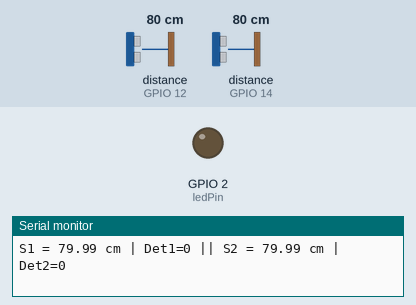
Recording of a sketch running on a simulated ESP32. Parts: output pins drawn as LEDs (lit = HIGH), the last lines printed to the serial monitor. Wiring (inferred from the names in the program): 2 × ultrasonic range finder: trigger GPIO 13, echo GPIO 12 / trigger GPIO 15, echo GPIO 14. The test bench sets the inputs (shaded band); at power-on: distance to the obstacle (sensors on GPIO 12, GPIO 14) 80 cm. The echo pulse lasts 58.3 µs per cm; WiFi joins after 1.5 s; servers stay silent unless stated; pins used as bus, display or sensor lines are not drawn.

Above: at 2.3 s.
2.4 s: distance to the obstacle (sensor on GPIO 12) set to 2 cm
At 2.57 s:
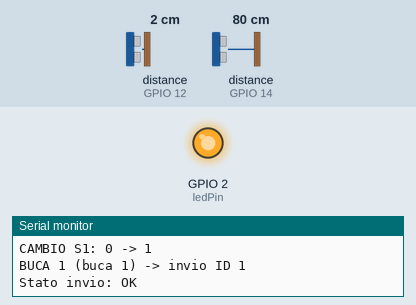
Timing chart, 0 to 5.4 s (numbered marks = the images above; inputs shaded):
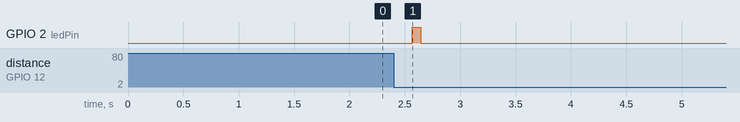

Measured:
- after the input at 2.4 s, GPIO 2 (ledPin): LOW → HIGH after 0.16 s, → LOW 0.08 s later

The sketch:

codiceSender.ino
```cpp
// ============================================================
//  SENDER – Doppio HC-SR04 + ESP-NOW
//  Rileva le bilie in due buche e invia:
//      goal = true, id univoco, sensorId (1 o 2)
// ============================================================

#include <WiFi.h>     // Libreria Wi-Fi dell'ESP32 (necessaria per ESP-NOW)
#include <esp_now.h>  // Libreria per protocollo ESP-NOW

// ===== PIN HC-SR04 =====
// Coppia TRIG/ECHO per ciascun sensore a ultrasuoni
const int trig1 = 13;
const int echo1 = 12;

const int trig2 = 15;
const int echo2 = 14;

// LED di stato sul Sender (lampeggia a ogni invio riuscito)
const int ledPin = 2;

// ===== MAC RECEIVER =====
// Indirizzo MAC hardware dell'ESP32 Receiver
uint8_t receiverMac[] = {0x94, 0x3C, 0xC6, 0x97, 0x4C, 0x78};

// ===== SOGLIE =====
// Soglia di distanza (in cm) per considerare una bilia presente davanti al sensore
const float triggerDistanceCm1 = 5.0;
const float triggerDistanceCm2 = 5.0;
// Tempo minimo (ms) tra due invii consecutivi per evitare conteggi multipli
const unsigned long sensorLock = 300;

// ===== STRUTTURA DATI =====
// Pacchetto che viene inviato al Receiver tramite ESP-NOW
// sensorId: 1 = buca 1, 2 = buca 2
typedef struct struct_message {
  bool    goal;      // true se è stato rilevato un "goal"
  unsigned long id;  // identificativo univoco incrementale
  uint8_t sensorId;  // identifica quale sensore/buca ha generato l'evento
} struct_message;

// Istanza del pacchetto da inviare
struct_message dataToSend;
// Struttura di configurazione del peer ESP-NOW
esp_now_peer_info_t peerInfo;

// Stato precedente dei due sensori (per rilevare il fronte di salita)
bool lastDetected1 = false;
bool lastDetected2 = false;
// Timestamp dell’ultimo invio, usato per applicare il sensorLock
unsigned long lastSendTime = 0;

// -------------------------------------------------------
// Misura la distanza in cm con un sensore HC-SR04
// Restituisce -1.0 in caso di timeout / assenza di eco
float readDistanceCm(int trigPin, int echoPin) {
  digitalWrite(trigPin, LOW);
  delayMicroseconds(2);
  digitalWrite(trigPin, HIGH);
  delayMicroseconds(10);
  digitalWrite(trigPin, LOW);

  unsigned long durata = pulseIn(echoPin, HIGH, 30000); // timeout 30 ms
  if (durata == 0) return -1.0;
  // conversione da tempo di volo a distanza (cm)
  return (durata * 0.0343) / 2.0;
}

// -------------------------------------------------------
// Callback di debug eseguita dopo ogni tentativo di invio ESP-NOW
void onDataSent(const wifi_tx_info_t *info, esp_now_send_status_t status) {
  Serial.print("Stato invio: ");
  Serial.println(status == ESP_NOW_SEND_SUCCESS ? "OK" : "ERRORE");
}

// -------------------------------------------------------
// Costruisce e invia un pacchetto di "goal" verso il Receiver
//  - nomeSensore: stringa di debug (es. "BUCA 1")
//  - sid: id numerico del sensore (1 oppure 2)
void sendGoalEvent(const char* nomeSensore, uint8_t sid) {
  dataToSend.goal     = true;  // segnala un evento valido
  dataToSend.sensorId = sid;   // memorizza quale sensore ha rilevato
  dataToSend.id++;             // incrementa l'identificativo univoco

  // Messaggio di debug sulla porta seriale
  Serial.print(nomeSensore);
  Serial.print(" (buca ");
  Serial.print(sid);
  Serial.print(") -> invio ID ");
  Serial.println(dataToSend.id);

  // Invio del pacchetto al Receiver tramite ESP-NOW
  esp_err_t result = esp_now_send(receiverMac,
                                  (uint8_t *)&dataToSend,
                                  sizeof(dataToSend));

  // Feedback visivo tramite LED in caso di invio riuscito
  if (result == ESP_OK) {
    digitalWrite(ledPin, HIGH);
    delay(80);
    digitalWrite(ledPin, LOW);
  } else {
    Serial.print("Errore esp_now_send(), codice = ");
    Serial.println(result);
  }
}

// -------------------------------------------------------
// Inizializzazione del modulo Sender
void setup() {
  Serial.begin(115200);
  delay(1000);

  Serial.println("=== SENDER DOPPIO HC-SR04 + ESP-NOW ===");

  // Configurazione dei pin dei sensori e del LED
  pinMode(trig1, OUTPUT);
  pinMode(echo1, INPUT);
  pinMode(trig2, OUTPUT);
  pinMode(echo2, INPUT);
  pinMode(ledPin, OUTPUT);
  digitalWrite(ledPin, LOW);

  // Modalità Wi-Fi in stazione (necessaria per ESP-NOW)
  WiFi.mode(WIFI_STA);
  WiFi.STA.begin();
  delay(100);

  Serial.print("MAC sender: ");
  Serial.println(WiFi.STA.macAddress());

  // Inizializzazione dello stack ESP-NOW
  if (esp_now_init() != ESP_OK) {
    Serial.println("Errore inizializzazione ESP-NOW");
    return;
  }

  // Registrazione della callback di invio
  esp_now_register_send_cb(onDataSent);

  // Configurazione del peer (Receiver) con il suo MAC address
  memset(&peerInfo, 0, sizeof(peerInfo));
  memcpy(peerInfo.peer_addr, receiverMac, 6);
  peerInfo.channel = 0;      // canale di default
  peerInfo.encrypt = false;  // nessuna cifratura

  if (esp_now_add_peer(&peerInfo) != ESP_OK) {
    Serial.println("Errore aggiunta peer");
    return;
  }

  // Inizializzazione del pacchetto
  dataToSend.goal     = false;
  dataToSend.id       = 0;
  dataToSend.sensorId = 0;

  // Lettura iniziale dei sensori per impostare lo stato di partenza
  float d1 = readDistanceCm(trig1, echo1);
  delay(60); // piccola pausa per evitare interferenza tra i sensori
  float d2 = readDistanceCm(trig2, echo2);

  // Se una bilia è già davanti al sensore all'avvio,
  // questa condizione viene salvata ma non genera un evento
  lastDetected1 = (d1 > 0 && d1 <= triggerDistanceCm1);
  lastDetected2 = (d2 > 0 && d2 <= triggerDistanceCm2);

  Serial.print("Distanza iniziale sensore 1: ");
  if (d1 < 0) Serial.println("Fuori portata / timeout");
  else { Serial.print(d1); Serial.println(" cm"); }

  Serial.print("Distanza iniziale sensore 2: ");
  if (d2 < 0) Serial.println("Fuori portata / timeout");
  else { Serial.print(d2); Serial.println(" cm"); }

  Serial.println("Sender pronto.");
}

// -------------------------------------------------------
// Ciclo principale: lettura sensori, debug e invio eventi
void loop() {
  unsigned long now = millis();

  // ===== SENSORE 1 =====
  float distanza1 = readDistanceCm(trig1, echo1);
  // detected1 diventa true se il bersaglio è entro la soglia utile
  bool  detected1 = (distanza1 > 0 && distanza1 <= triggerDistanceCm1);

  // Piccolo delay per ridurre interferenze acustiche fra i due HC-SR04
  delay(60);

  // ===== SENSORE 2 =====
  float distanza2 = readDistanceCm(trig2, echo2);
  bool  detected2 = (distanza2 > 0 && distanza2 <= triggerDistanceCm2);

  // ===== DEBUG 2 Hz =====
  // Ogni ~500 ms stampa le distanze e gli stati dei due sensori
  static unsigned long lastDebug = 0;
  if (now - lastDebug > 500) {
    Serial.print("S1 = ");
    if (distanza1 < 0) Serial.print("timeout");
    else Serial.print(distanza1);
    Serial.print(" cm | Det1=");
    Serial.print(detected1);

    Serial.print(" || S2 = ");
    if (distanza2 < 0) Serial.print("timeout");
    else Serial.print(distanza2);
    Serial.print(" cm | Det2=");
    Serial.println(detected2);

    lastDebug = now;
  }

  // Log di debug quando cambia lo stato logico del sensore 1
  if (detected1 != lastDetected1) {
    Serial.print("CAMBIO S1: ");
    Serial.print(lastDetected1);
    Serial.print(" -> ");
    Serial.println(detected1);
  }

  // Log di debug quando cambia lo stato logico del sensore 2
  if (detected2 != lastDetected2) {
    Serial.print("CAMBIO S2: ");
    Serial.print(lastDetected2);
    Serial.print(" -> ");
    Serial.println(detected2);
  }

  // Fronte di ingresso sensore 1:
  // invia evento SOLO quando si passa da "non rilevato" a "rilevato"
  // e se è passato almeno sensorLock ms dall'ultimo invio
  if (detected1 && !lastDetected1 && (now - lastSendTime > sensorLock)) {
    sendGoalEvent("BUCA 1", 1);
    lastSendTime = now;
  }

  // Fronte di ingresso sensore 2
  if (detected2 && !lastDetected2 && (now - lastSendTime > sensorLock)) {
    sendGoalEvent("BUCA 2", 2);
    lastSendTime = now;
  }

  // Aggiorna lo stato precedente per il ciclo successivo
  lastDetected1 = detected1;
  lastDetected2 = detected2;

  // Piccolo delay per limitare la frequenza di polling
  delay(40);
}
```
